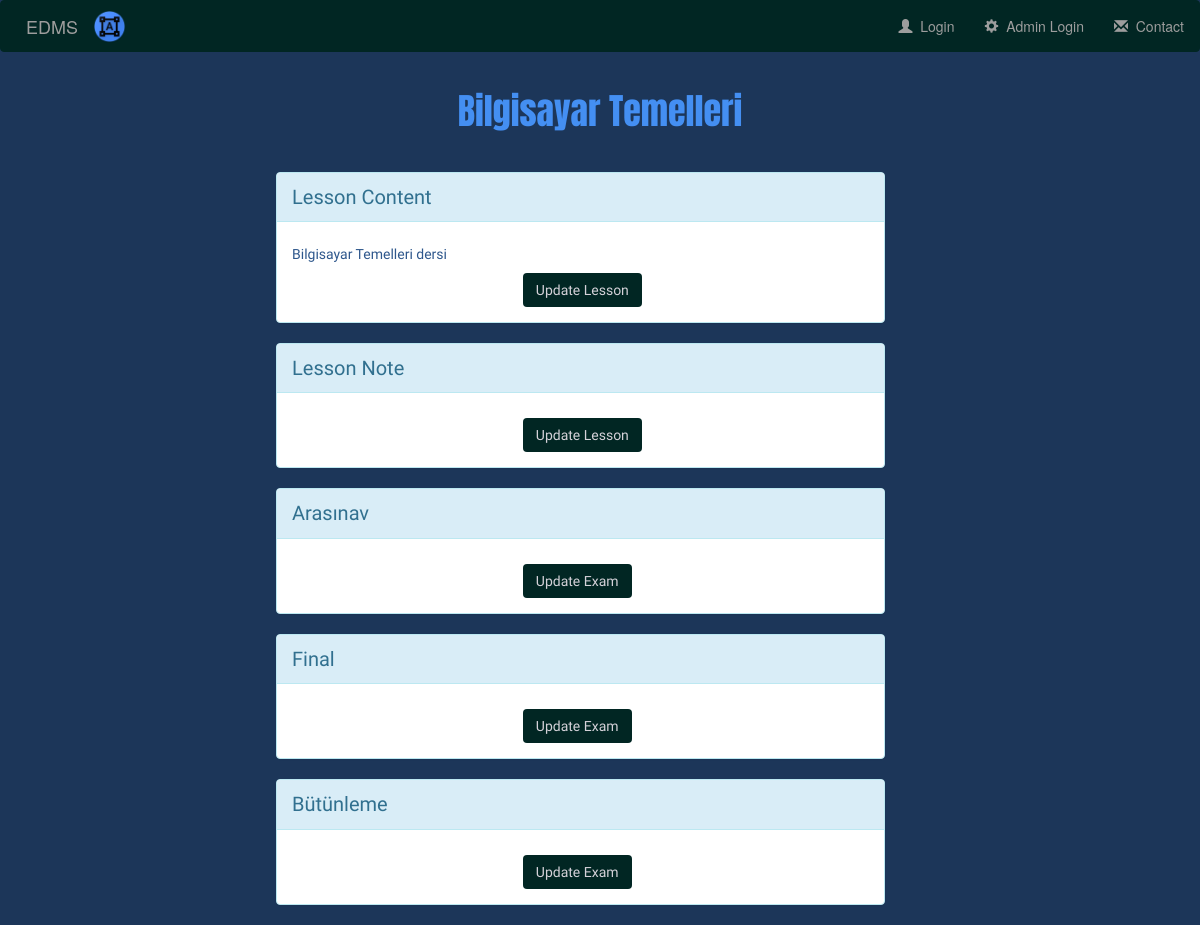
The page /lessons/2 on the database as committed earlier.
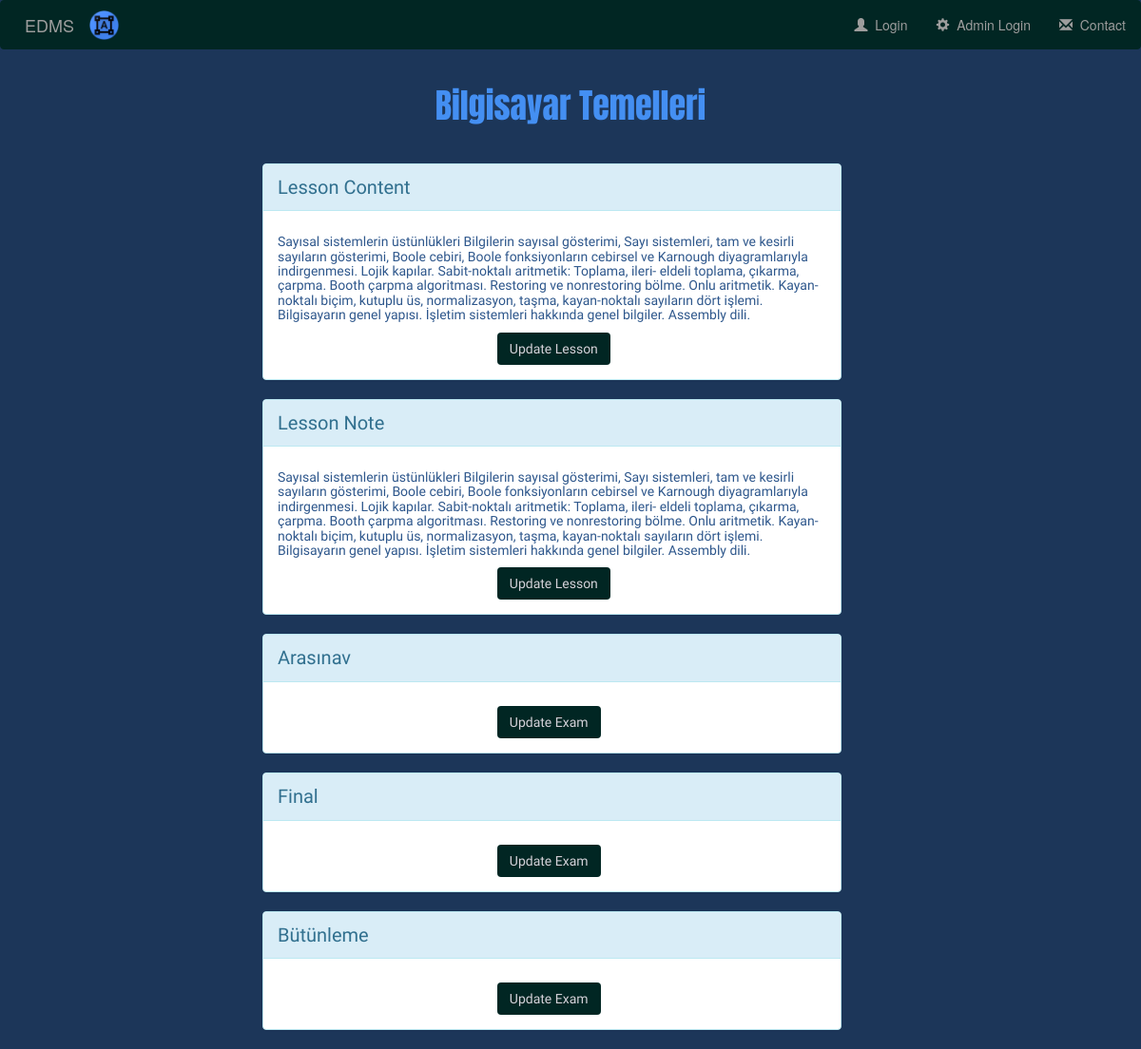
The same page on the database as committed later.
### edms/models.py (models this page shows, shortened)
class Lesson(models.Model):
    user = models.ForeignKey(
        verbose_name=_('User'),
        to='users.User',
        on_delete=models.CASCADE,
        related_name='lessons'
    )
    lesson_name = models.CharField(verbose_name=_('Ders Adı'), max_length=150)
    lesson_content = models.TextField(
        verbose_name=_('Ders İçeriği'),
        blank=True
    )
    lesson_content_file = models.FileField(
        verbose_name=_('Ders İçeriği Dosya'), blank=True, null=True,
        upload_to=lesson_directory_path, validators=[validate_file_extension]
    )
    lesson_notes = models.TextField(verbose_name=_('Ders Notu'), blank=True)
    lesson_notes_file = models.FileField(
        verbose_name=_('Ders Notu Dosya'),
        blank=True, null=True,
        upload_to=lesson_directory_path, validators=[validate_file_extension]
    )
    class Meta:
        verbose_name = 'Lesson'
        verbose_name_plural = 'Lesson'

### edms/views.py (the view)
# urls.py: path('lessons/<int:pk>', LessonDetailView.as_view(), name='lesson-detail'),
class LessonDetailView(DetailView):
    model = Lesson
    template_name = 'edms/lesson/detail.html'

### Mudek/templates/edms/lesson/detail.html (shortened to what this page needs)
{% extends 'base.html' %}
{% block body %}
<div class="container-fluid">
    <div class="lessonheader">
        <h1>{{ object.lesson_name }} </h1>
    </div>
</div>
<div class="col-sm-8 col-md-9 block-content">
    <div class="panel panel-info">
        <div class="panel-heading">
                Lesson Content
        </div>
        <div class="panel-body">
            <h5>{{ object.lesson_content|safe }}</h5>
            <a href="{% url 'edms:lesson-update' pk=lesson.pk %}" class="btn btn-update" role="button">Update Lesson</a>
        </div>
    </div>
    <div class="panel panel-info">
        <div class="panel-heading">
            Lesson Note
        </div>
        <div class="panel-body">
            <h5>{{ object.lesson_notes|safe }}</h5>
            <a href="{% url 'edms:lesson-update' pk=lesson.pk %}" class="btn btn-update" role="button">Update Lesson</a>
        </div>
    </div>
    <div class="exam">
    {% if object.exam_set.all %}
        {% for exam in object.exam_set.all %}
            <div class="panel panel-info">
                <div class="panel-heading">
                    {{ exam.exam_type }}
                </div>
                <div class="panel-body">
                    <a href="{% url 'edms:exam-update' pk=exam.pk %}" class="btn btn-update" role="button">Update Exam</a>
                </div>
            </div>
        {% endfor %}
    {% endif %}
    </div>
</div>
{% endblock %}

Rows that differ between the two databases and show on the page:
changed Lesson "Bilgisayar Temelleri": lesson_content "Bilgisayar Temelleri dersi" → "Sayısal sistemlerin üstünlükleri Bilgilerin sayısal gösterimi, Sayı sistemleri, tam ve kesirli sayıların gösterimi, Boole cebiri, Boole fonksiyonların cebirsel ve Karnough diyagramlarıyla indirgenmesi. Lojik kapılar. Sabit-noktalı aritmetik: Toplama, ileri- eldeli toplama, çıkarma, çarpma. Booth çarpma algoritması. Restoring ve nonrestoring bölme. Onlu aritmetik. Kayan- noktalı biçim, kutuplu üs, normalizasyon, taşma, kayan-noktalı sayıların dört işlemi. Bilgisayarın genel yapısı. İşletim sistemleri hakkında genel bilgiler. Assembly dili."; lesson_notes (not shown) → "Sayısal sistemlerin üstünlükleri Bilgilerin sayısal gösterimi, Sayı sistemleri, tam ve kesirli sayıların gösterimi, Boole cebiri, Boole fonksiyonların cebirsel ve Karnough diyagramlarıyla indirgenmesi. Lojik kapılar. Sabit-noktalı aritmetik: Toplama, ileri- eldeli toplama, çıkarma, çarpma. Booth çarpma algoritması. Restoring ve nonrestoring bölme. Onlu aritmetik. Kayan- noktalı biçim, kutuplu üs, normalizasyon, taşma, kayan-noktalı sayıların dört işlemi. Bilgisayarın genel yapısı. İşletim sistemleri hakkında genel bilgiler. Assembly dili."
